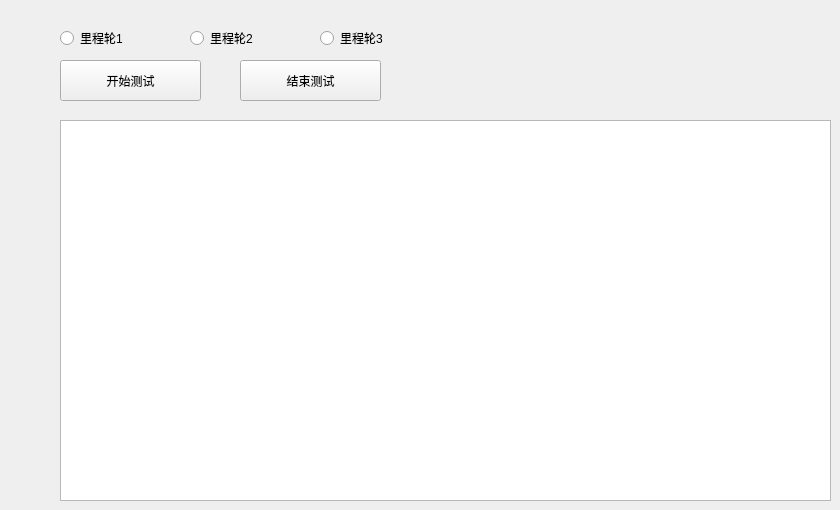
         <widget class="QWidget" name="page_6">
          <widget class="QRadioButton" name="radioButton_4">
           <property name="geometry">
            <rect>
             <x>60</x>
             <y>30</y>
             <width>89</width>
             <height>16</height>
            </rect>
           </property>
           <property name="text">
            <string>里程轮1</string>
           </property>
          </widget>
          <widget class="QRadioButton" name="radioButton_5">
           <property name="geometry">
            <rect>
             <x>190</x>
             <y>30</y>
             <width>89</width>
             <height>16</height>
            </rect>
           </property>
           <property name="text">
            <string>里程轮2</string>
           </property>
          </widget>
          <widget class="QRadioButton" name="radioButton_6">
           <property name="geometry">
            <rect>
             <x>320</x>
             <y>30</y>
             <width>89</width>
             <height>16</height>
            </rect>
           </property>
           <property name="text">
            <string>里程轮3</string>
           </property>
          </widget>
          <widget class="QPushButton" name="pushButton_6">
           <property name="geometry">
            <rect>
             <x>60</x>
             <y>60</y>
             <width>141</width>
             <height>41</height>
            </rect>
           </property>
           <property name="text">
            <string>开始测试</string>
           </property>
          </widget>
          <widget class="QPushButton" name="pushButton_7">
           <property name="geometry">
            <rect>
             <x>240</x>
             <y>60</y>
             <width>141</width>
             <height>41</height>
            </rect>
           </property>
           <property name="text">
            <string>结束测试</string>
           </property>
          </widget>
          <widget class="QGraphicsView" name="graphicsView_3">
           <property name="geometry">
            <rect>
             <x>60</x>
             <y>120</y>
             <width>771</width>
             <height>381</height>
            </rect>
           </property>
          </widget>
         </widget>
